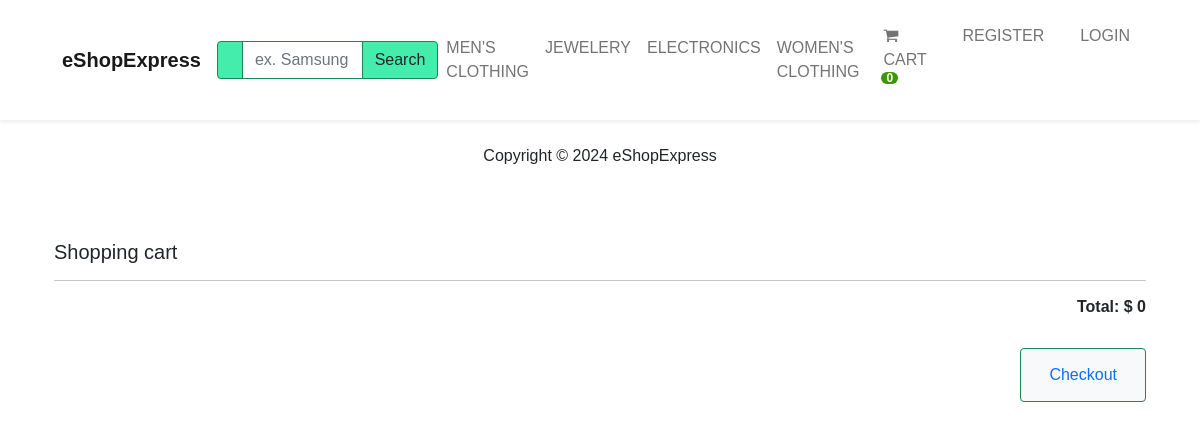
Page /cart/ on the committed database.
### shop/models.py (models this page shows, shortened)
class Category(models.Model):
    name = models.CharField("Category", max_length=250, db_index=True)
    parent = models.ForeignKey(
        'self', on_delete=models.CASCADE,
        related_name='children', blank=True, null=True
    )
    slug = models.SlugField(
        'URL', max_length=250, unique=True, null=False, editable=True
    )
    created_at = models.DateTimeField('Creation date', auto_now_add=True)
    class Meta:
        unique_together = (['slug', 'parent'])
        verbose_name = 'Category'
        verbose_name_plural = 'Categories'
    def get_absolute_url(self):
        return reverse("shop:category-list", args=[str(self.slug)])

### cart/views.py (the view)
# urls.py: path('', cart_view, name='cart-view'),
def cart_view(request):
    cart = Cart(request)
    context = {
        'cart': cart
    }
    return render(request, 'cart/cart-view.html', context)

### cart/cart.py (called while the page is built)
    def __len__(self):
        return sum(item['qty'] for item in self.cart.values())

    def get_total_price(self):
        return sum(
            Decimal(item['price']) * item['qty'] for item in self.cart.values()
        )

### cart/context_processors.py (called while the page is built)
def cart(request):
    return {'cart': Cart(request)}

### shop/context_processors.py (called while the page is built)
def categories(request):
    categories = Category.objects.filter(parent=None)
    return {'categories': categories}

### cart/templates/cart/cart-view.html (shortened to what this page needs)
{% include "base.html" %}
{% load static %} {% load mathfilters %} {% block content %}
<main class="pt-5">
    <div class="container">
        <h1 class="h5">Shopping cart</h1>
        <hr/>
        <div class="col-12 text-end">
            <div class="h6 fw-bold">
                Total: $
                <div id="total" class="d-inline-flex">
                    {{ cart.get_total_price }}
                </div>
            </div>
            <button type="button" class="btn btn-success btn-md text-bg-light mt-4">
                <a class="nav-link text-decoration-none" href="{% url 'payment:checkout' %}">
                    Checkout
                </a>
            </button>
        </div>
    </div>
    <br/><br/>
</main>
{% endblock %}

### shop/templates/shop/_partials/_navbar.html (shortened to what this page needs)
<nav class="navbar navbar-expand-lg bg-white sticky-top navbar-light p-3 shadow-sm ">
    <div class="container">
        <a class="navbar-brand" href="{% url 'shop:products' %}">
            <strong>eShopExpress</strong>
        </a>
        <div class="collapse navbar-collapse" id="navbarNavDropdown">
            <form action="{% url 'shop:search-products' %}" method="get">
                <div class="ms-auto d-none d-lg-block">
                    <div class="input-group">
                        <span class="border-success input-group-text text-white search-button">
                        </span>
                        <input type="text" name="q" placeholder="ex. Samsung" class="form-control border-success" style="color: #7a7a7a" />
                        <button class="btn btn-success text-dark search-button">Search</button>
                    </div>
                </div>
            </form>
            <ul class="navbar-nav ms-auto">
                {% for i in categories %}
                {% if not i.children.all %}
                <li class="nav-item">
                    <a class="nav-link" href="{{i.get_absolute_url}}">{{i.name|upper }}</a>
                </li>
                {% endif %} {% endfor %}
            </ul>
            <ul class="navbar-nav ms-auto">
                <li class="nav-item">
                    <a class="nav-link mx-2 text-uppercase" href="{% url 'cart:cart-view' %}">
                        <i class="fa fa-shopping-cart" aria-hidden="true"></i> Cart
                        <span id="lblCartCount" class="badge badge-warning ">
                            {% with cart_qty=cart|length%}
                            {% if cart_qty > 0 %}
                            {{cart_qty}}
                            {% else %}
                            0
                            {% endif %}
                            {% endwith %}
                        </span>
                    </a>
                </li>
                {% if request.user.is_authenticated %}
                <li class="nav-item">
                    <a class="nav-link mx-2 text-uppercase" href="{% url 'account:dashboard' %}">
                        <i class="fa-solid fa-circle-user me-1"></i>
                        @{{ user.username }} Account
                    </a>
                </li>
                <li class="nav-item">
                    <a class="nav-link mx-2 text-uppercase" href="{% url 'account:logout' %}">
                        <i class="fa-solid fa-circle-user me-1"></i>
                        Logout
                    </a>
                </li>
                {% else %}
                <li class="nav-item">
                    <a class="nav-link mx-2 text-uppercase" href="{% url 'account:register' %}">
                        Register
                    </a>
                </li>
                <li class="nav-item">
                    <a class="nav-link mx-2 text-uppercase" href="{% url 'account:login' %}">
                        Login
                    </a>
                </li>
                {% endif %}
            </ul>
        </div>
    </div>
</nav>

### shop/static/shop/css/base.css (style rules this page uses)
body { font-family: 'Montserrat', sans-serif; }
.badge { padding-left: 9px; padding-right: 9px; -webkit-border-radius: 9px; -moz-border-radius: 9px; border-radius: 9px; }
#lblCartCount { font-size: 12px; background: #3c9700; color: #fff; padding: 0 5px; vertical-align: top; margin-left: -2px; }
a { font-size: 14px; font-weight: 700; }
.form-control { outline: none !important; box-shadow: none !important; }
.search-button { background-color: #45EDAD; }

### rows in the picture
Category: name "MEN'S CLOTHING"
Category: name "JEWELERY"
Category: name "ELECTRONICS"
Category: name "WOMEN'S CLOTHING"

### other values in the picture
{{ cart.get_total_price }} "0"
